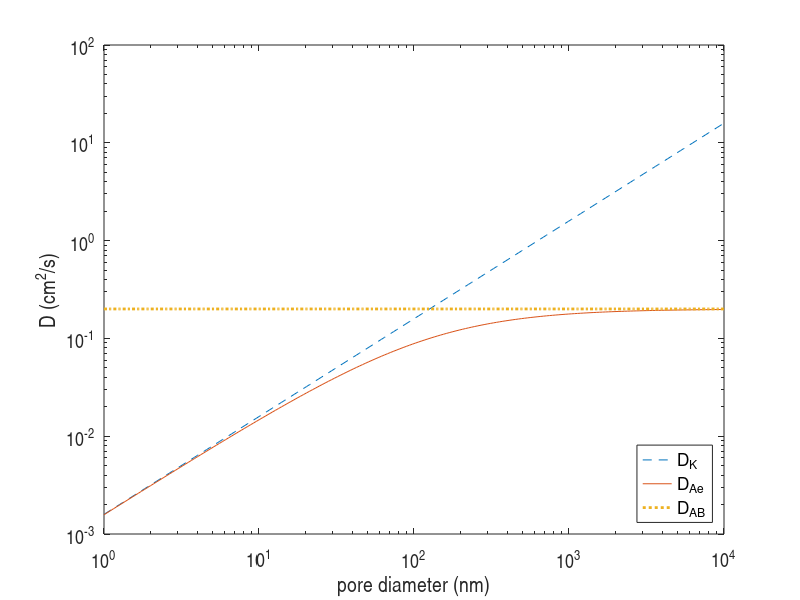

The MATLAB script that drew this image:
% Week 9 - Topic 2: Liquid, Pore (Knudsen) and Solid Diffusivity
%   Stokes-Einstein: D = kB T/(6 pi r mu)
%   Wilke-Chang:     D_AB = 7.4e-8 sqrt(Phi_B M_B) T/(mu_B V_A^0.6)   [cm^2/s, cP, cm^3/mol]
%   Knudsen:         D_KA = 4850 d sqrt(T/M)   [d in cm -> cm^2/s]
%   Transition:      1/D_Ae = (1 - alpha y_A)/D_AB + 1/D_KA;  porous solid: D'_Ae = eps^2 D_Ae
%   Solids:          D = D0 exp(-Q/RT)  (lecture table)
kB = 1.380649e-23; R = 8.314462618;
wilkeChang = @(T, mu, MB, VA, phi) 7.4e-8*sqrt(phi*MB)*T./(mu*VA.^0.6);
knudsen    = @(dcm, T, M) 4850*dcm.*sqrt(T./M);
effective  = @(DAB, DK, alpha, yA) 1./((1 - alpha.*yA)./DAB + 1./DK);
arrhenius  = @(D0, Q, T) D0*1e-6*exp(-Q*1e3./(R*T));

T = 298.15; mu = 0.890;
fprintf('Wilke-Chang, O2 in water at 25 C: D = %.3e cm^2/s\n', wilkeChang(T, mu, 18.02, 25.6, 2.26));
fprintf('Stokes-Einstein, 10 nm particle: D = %.3e m^2/s\n', kB*T/(6*pi*5e-9*mu*1e-3));

d_nm = logspace(0, 4, 200); DAB = 0.20;
DK = knudsen(d_nm*1e-7, 300, 28); De = effective(DAB, DK, 0, 0);
figure; loglog(d_nm, DK, '--', d_nm, De, '-', d_nm, DAB*ones(size(d_nm)), ':', 'LineWidth', 2);
xlabel('pore diameter (nm)'); ylabel('D (cm^2/s)'); legend('D_K', 'D_{Ae}', 'D_{AB}', 'Location', 'southeast');
set(gca, 'FontName', 'Arial Narrow', 'FontSize', 14);
for d = [1 10 50 100 1000 10000]
    dk = knudsen(d*1e-7, 300, 28);
    fprintf('  d = %6d nm: D_K = %.4e, D_Ae = %.4e cm^2/s\n', d, dk, effective(DAB, dk, 0, 0));
end

names = {'Au self (fcc)', 'Cu self (fcc)', 'Ni self (fcc)', 'Fe(gamma) self', 'Fe(alpha) self', ...
         'C in Fe (bcc)', 'N in Fe (bcc)', 'H in Fe (bcc)', 'C in Fe (fcc)'};
D0 = [10.7 31 190 49 200 2.0 0.3 0.1 2.5];        % mm^2/s
Q  = [176.9 200.3 279.7 284.1 239.7 84.1 76.1 13.4 144.2];   % kJ/mol
fprintf('\nSolid-state diffusivity at 1000 K\n');
for k = 1:numel(D0)
    D = arrhenius(D0(k), Q(k), 1000);
    fprintf('  %-16s D = %.3e m^2/s, sqrt(D*1h) = %9.3f um\n', names{k}, D, sqrt(D*3600)*1e6);
end
